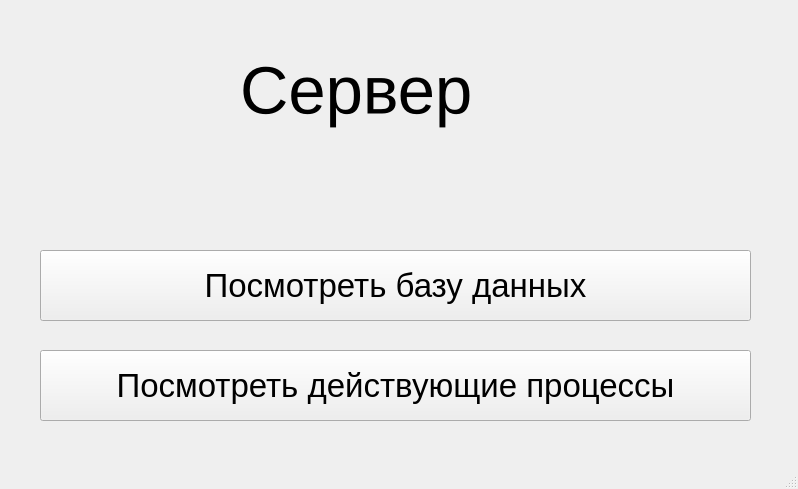
<?xml version="1.0" encoding="UTF-8"?>
<ui version="4.0">
 <class>MainWindow</class>
 <widget class="QMainWindow" name="MainWindow">
  <property name="geometry">
   <rect>
    <x>0</x>
    <y>0</y>
    <width>798</width>
    <height>489</height>
   </rect>
  </property>
  <property name="windowTitle">
   <string>MainWindow</string>
  </property>
  <widget class="QWidget" name="centralwidget">
   <widget class="QPushButton" name="Button1">
    <property name="geometry">
     <rect>
      <x>40</x>
      <y>250</y>
      <width>711</width>
      <height>71</height>
     </rect>
    </property>
    <property name="font">
     <font>
      <pointsize>25</pointsize>
     </font>
    </property>
    <property name="text">
     <string>Посмотреть базу данных</string>
    </property>
   </widget>
   <widget class="QPushButton" name="Button2">
    <property name="geometry">
     <rect>
      <x>40</x>
      <y>350</y>
      <width>711</width>
      <height>71</height>
     </rect>
    </property>
    <property name="font">
     <font>
      <pointsize>25</pointsize>
     </font>
    </property>
    <property name="text">
     <string>Посмотреть действующие процессы</string>
    </property>
   </widget>
   <widget class="QLabel" name="label">
    <property name="geometry">
     <rect>
      <x>240</x>
      <y>30</y>
      <width>311</width>
      <height>121</height>
     </rect>
    </property>
    <property name="font">
     <font>
      <pointsize>50</pointsize>
     </font>
    </property>
    <property name="text">
     <string>Сервер</string>
    </property>
   </widget>
  </widget>
  <widget class="QMenuBar" name="menubar">
   <property name="geometry">
    <rect>
     <x>0</x>
     <y>0</y>
     <width>798</width>
     <height>25</height>
    </rect>
   </property>
  </widget>
  <widget class="QStatusBar" name="statusbar"/>
 </widget>
 <resources/>
 <connections/>
</ui>
